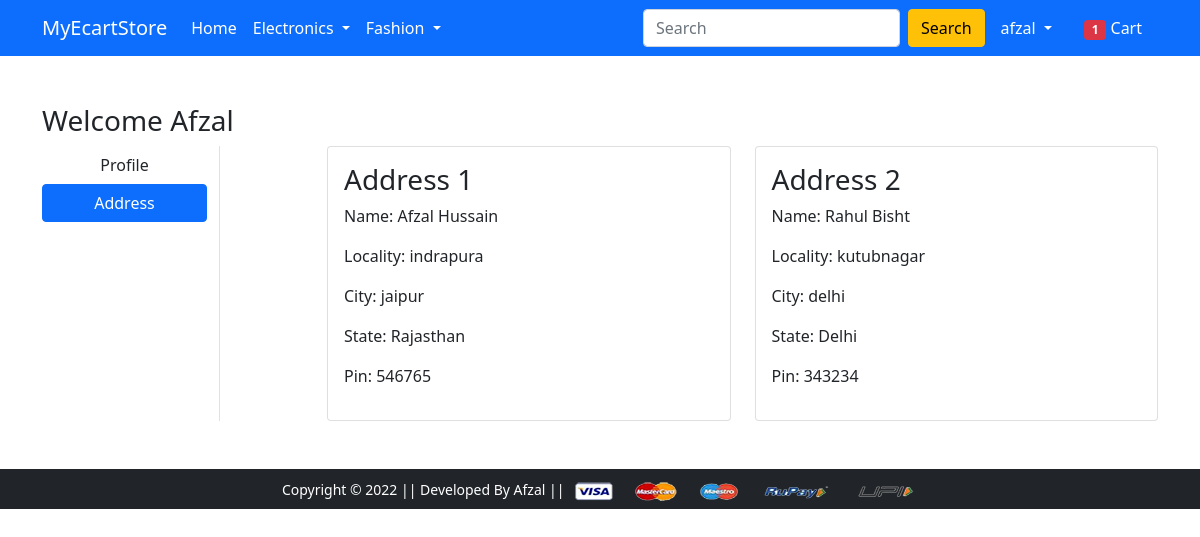
The app's page /address/ (signed in) with its own data.
### app/models.py (models this page shows, shortened)
class Costumer(models.Model):
    user = models.ForeignKey(User, on_delete=models.CASCADE)
    name = models.CharField(max_length=200)
    locality = models.CharField(max_length=200)
    city = models.CharField(max_length=100)
    zip = models.PositiveIntegerField()
    state = models.CharField(choices=STATE_CHOICES, max_length=100)

### app/views.py (the view)
# urls.py: path('address/', views.address, name='address'),
@login_required
def address(request):
    totalitem = 0
    if request.user.is_authenticated:
        totalitem = len(Cart.objects.filter(user=request.user))
    address = Costumer.objects.filter(user=request.user)
    return render(request, 'app/address.html', {'add':address, 'active':'btn-primary', 'totalitem':totalitem})

### app/templates/app/address.html (shortened to what this page needs)
{% extends 'app/base.html' %}
{% load static %}
{% block main-content %}
<div class="container my-5">
 <div class="row">
 <h3>Welcome <span class="text-capitalize">{{request.user}}</span></h3>
  <div class="col-sm-2 border-end">
   <ul class="list-unstyled">
    <li class="d-grid"><a href="{% url 'profile' %}" class="btn">Profile</a></li>
    <li class="d-grid"><a href="{% url 'address' %}" class="btn {{active}}">Address</a></li>
   </ul>
  </div>
  <div class="col-sm-9 offset-sm-1">
   <div class="row">
       {% for ad in add %}
    <div class="col-sm-6">
     <div class="card">
      <div class="card-body">
       <h3>Address {{forloop.counter}}</h3>
       <p>Name: {{ad.name}}</p>
       <p>Locality: {{ad.locality}}</p>
       <p>City: {{ad.city}}</p>
       <p>State: {{ad.state}}</p>
       <p>Pin: {{ad.zip}}</p>
      </div>
     </div>
    </div>
    {% endfor %}
   </div>
  </div>
 </div>
</div>
{% endblock main-content %}

### app/templates/app/base.html (shortened to what this page needs)
<!doctype html>
{% load static %}
<html lang="en">
  <head>
    <link href="https://cdn.jsdelivr.net/npm/bootstrap@5.0.0-beta1/dist/css/bootstrap.min.css" rel="stylesheet">
    <link rel="stylesheet" href="{% static 'app/css/owl.carousel.min.css' %}">
    <link rel="stylesheet" href="{% static 'app/css/all.min.css' %}">
    <link rel="stylesheet" href="{% static 'app/css/style.css' %}">
  </head>
  <body>
    <nav class="navbar navbar-expand-lg navbar-dark bg-primary">
     <div class="container">
       <a class="navbar-brand" href="/">MyEcartStore</a>
       <div class="collapse navbar-collapse" id="navbarSupportedContent">
         <ul class="navbar-nav me-auto mb-2 mb-lg-0">
           <li class="nav-item">
             <a class="nav-link active" aria-current="page" href="/">Home</a>
           </li>
           <li class="nav-item dropdown">
             <a class="nav-link dropdown-toggle text-white" href="#" id="electronicsDropdown" role="button" data-bs-toggle="dropdown" aria-expanded="false">
               Electronics
             </a>
           </li>
           <li class="nav-item dropdown">
             <a class="nav-link dropdown-toggle text-white" href="#" id="fashionDropdown" role="button" data-bs-toggle="dropdown" aria-expanded="false">
               Fashion
             </a>
           </li>
         </ul>
         <form action="/search/" class="d-flex" method="POST">
           <input class="form-control me-2" type="search" name="formdata" placeholder="Search" aria-label="Search">
           <button class="btn btn-warning" type="submit">Search</button>
         </form>
         <div>
          <ul class="navbar-nav me-auto mb-2 mb-lg-0">
            {% if request.user.is_authenticated %}
           <li class="nav-item dropdown mx-2">
              <a class="nav-link dropdown-toggle text-white" href="#" id="profileDropdown" role="button" data-bs-toggle="dropdown" aria-expanded="false">
                {{user.username}}
              </a>
            </li>
            <li class="nav-item mx-2">
             <a href="{% url 'showcart' %}" class="nav-link text-white"><span class="badge bg-danger">{{totalitem}}</span> Cart </a>
            </li>
            {% endif %}
          </ul>
         </div>
       </div>
     </div>
    </nav>
    {% block main-content %} {% endblock main-content %}
    <footer class="container-fluid bg-dark text-center p-2 mt-5">
        <small class="text-white">Copyright &copy; 2022 || Developed By Afzal || </small>
        <img src="{% static 'app/images/payment.png' %}" alt="" srcset="" class="img-fluid" height="2px">
    </footer>
  </body>
</html>

### records on screen
Costumer: name "Afzal Hussain", locality "indrapura", city "jaipur", state "Rajasthan", zip "546765"
Costumer: name "Rahul Bisht", locality "kutubnagar", city "delhi", state "Delhi", zip "343234"

### other values on screen
{{ user.username }} "afzal"
{{ totalitem }} "1"
{{ request.user }} "Afzal"
